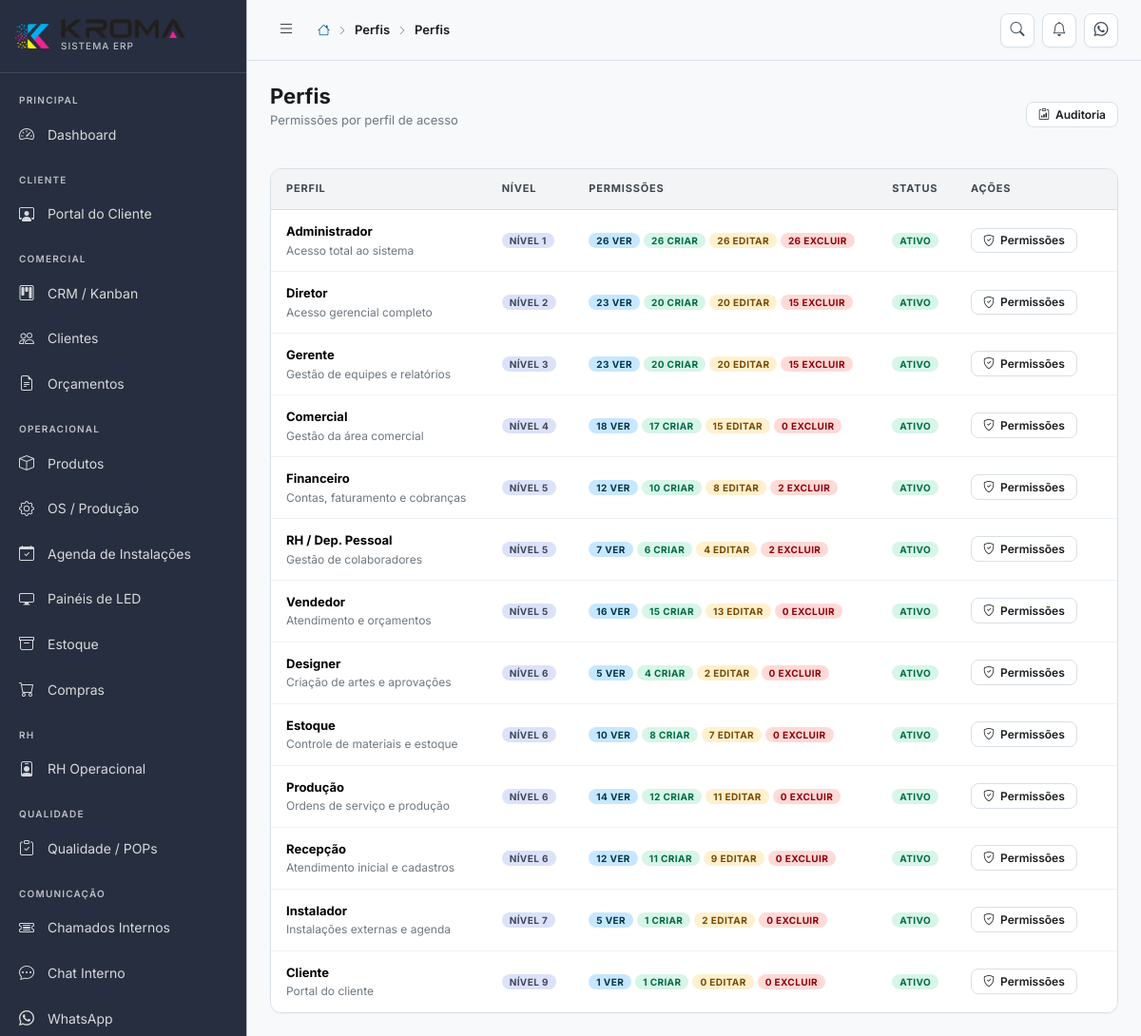
/perfis (signed in), run on the app's committed database.
### tables this page shows
CREATE TABLE IF NOT EXISTS perfis (
    id          INT UNSIGNED AUTO_INCREMENT PRIMARY KEY,
    nome        VARCHAR(50) NOT NULL UNIQUE,
    label       VARCHAR(100) NOT NULL,
    descricao   TEXT,
    nivel       TINYINT DEFAULT 5 COMMENT 'Nível hierárquico: 1=mais alto',
    ativo       TINYINT(1) DEFAULT 1,
    created_at  DATETIME DEFAULT CURRENT_TIMESTAMP
);

### index.php (called while the page is built, shortened)
<?php
require_once CONFIG_PATH . '/database.php';
require_once APP_PATH . '/Services/Router.php';
$router = new App\Services\Router();
$router->dispatch();

### config/database.php (called while the page is built, shortened)
<?php
class Database
{
    private static ?PDO $instance = null;
    public static function getInstance(): PDO
    {
        if (self::$instance === null) {
            try {
                $dsn = sprintf(
                    'mysql:host=%s;port=%s;dbname=%s;charset=%s',
                    DB_HOST, DB_PORT, DB_NAME, DB_CHARSET
                );
                self::$instance = new PDO($dsn, DB_USER, DB_PASS, [
                    PDO::ATTR_ERRMODE            => PDO::ERRMODE_EXCEPTION,
                    PDO::ATTR_DEFAULT_FETCH_MODE => PDO::FETCH_ASSOC,
                    PDO::ATTR_EMULATE_PREPARES   => false,
                    PDO::MYSQL_ATTR_INIT_COMMAND => "SET NAMES utf8mb4 COLLATE utf8mb4_unicode_ci",
                ]);
            } catch (PDOException $e) {
                if (APP_ENV === 'development') {
                    die('Erro de conexão com banco de dados: ' . $e->getMessage());
                } else {
                    die('Erro interno do sistema. Tente novamente mais tarde.');
                }
            }
        }
        return self::$instance;
    }
}
function db(): PDO
{
    return Database::getInstance();
}

### app/Views/perfis/index.php (the view, shortened to what this page needs)
<div class="table-wrapper">
    <table class="table">
        <thead>
            <tr>
                <th>Perfil</th>
                <th>Nível</th>
                <th>Permissões</th>
                <th>Status</th>
                <th width="170">Ações</th>
            </tr>
        </thead>
        <tbody>
            <?php foreach ($perfis as $perfil): ?>
            <tr>
                <td>
                    <div style="font-weight:700"><?= htmlspecialchars($perfil['label']) ?></div>
                    <div style="font-size:12px;color:var(--text-muted)"><?= htmlspecialchars($perfil['descricao'] ?? '') ?></div>
                </td>
                <td><span class="badge badge-info">Nível <?= (int)$perfil['nivel'] ?></span></td>
                <td>
                    <div class="d-flex flex-wrap gap-1">
                        <span class="badge badge-primary"><?= (int)$perfil['total_ver'] ?> ver</span>
                        <span class="badge badge-success"><?= (int)$perfil['total_criar'] ?> criar</span>
                        <span class="badge badge-warning"><?= (int)$perfil['total_editar'] ?> editar</span>
                        <span class="badge badge-danger"><?= (int)$perfil['total_excluir'] ?> excluir</span>
                    </div>
                </td>
                <td>
                    <span class="badge <?= $perfil['ativo'] ? 'badge-success' : 'badge-secondary' ?>">
                        <?= $perfil['ativo'] ? 'Ativo' : 'Inativo' ?>
                    </span>
                </td>
                <td>
                    <a class="btn btn-secondary btn-sm" href="<?= APP_URL ?>/perfis/<?= $perfil['id'] ?>/permissoes">
                        <i class="bi bi-shield-check"></i> Permissões
                    </a>
                </td>
            </tr>
            <?php endforeach; ?>
        </tbody>
    </table>
</div>

### app/Services/Router.php (shortened to what this page needs)
<?php
class Router
{
    private array $routes = [];
    private string $basePath = '';
    public function __construct()
    {
        $scriptDir = dirname($_SERVER['SCRIPT_NAME']);
        $this->basePath = rtrim($scriptDir, '/');
    }
    private function addRoute(string $method, string $path, $handler): void
    {
        $this->routes[] = [
            'method'  => $method,
            'path'    => $path,
            'handler' => $handler,
        ];
    }
    public function dispatch(): void
    {
        $method = $_SERVER['REQUEST_METHOD'];
        $uri    = $_SERVER['REQUEST_URI'];
        $uri = '/' . ltrim(substr($uri, strlen($this->basePath)), '/');
        $uri = rtrim($uri, '/') ?: '/';
        foreach ($this->routes as $route) {
            if ($route['method'] !== $method) continue;
            $pattern = $this->pathToRegex($route['path']);
            if (preg_match($pattern, $uri, $matches)) {
                $params = array_filter($matches, 'is_string', ARRAY_FILTER_USE_KEY);
                $this->callHandler($route['handler'], $params);
                return;
            }
        }
    }
    private function pathToRegex(string $path): string
    {
        $pattern = preg_replace('/\/:([^\/]+)/', '/(?P<$1>[^/]+)', $path);
        return '#^' . $pattern . '$#';
    }
    private function callHandler($handler, array $params): void
    {
        if (is_string($handler) && strpos($handler, '@') !== false) {
            [$class, $method] = explode('@', $handler);
            $controller = new $fullClass();
            call_user_func_array([$controller, $method], $params);
            return;
        }
    }
}

### data on the page
perfis: label "Administrador", descricao "Acesso total ao sistema", nivel "1", total_ver "26", total_criar "26", total_editar "26", total_excluir "26", ativo "ATIVO"
perfis: label "Diretor", descricao "Acesso gerencial completo", nivel "2", total_ver "23", total_criar "20", total_editar "20", total_excluir "15", ativo "ATIVO"
perfis: label "Gerente", descricao "Gestão de equipes e relatórios", nivel "3", total_ver "23", total_criar "20", total_editar "20", total_excluir "15", ativo "ATIVO"
perfis: label "Comercial", descricao "Gestão da área comercial", nivel "4", total_ver "18", total_criar "17", total_editar "15", total_excluir "0", ativo "ATIVO"
perfis: label "Financeiro", descricao "Contas, faturamento e cobranças", nivel "5", total_ver "12", total_criar "10", total_editar "8", total_excluir "2", ativo "ATIVO"
perfis: label "RH / Dep. Pessoal", descricao "Gestão de colaboradores", nivel "5", total_ver "7", total_criar "6", total_editar "4", total_excluir "2", ativo "ATIVO"
perfis: label "Vendedor", descricao "Atendimento e orçamentos", nivel "5", total_ver "16", total_criar "15", total_editar "13", total_excluir "0", ativo "ATIVO"
perfis: label "Designer", descricao "Criação de artes e aprovações", nivel "6", total_ver "5", total_criar "4", total_editar "2", total_excluir "0", ativo "ATIVO"
perfis: label "Estoque", descricao "Controle de materiais e estoque", nivel "6", total_ver "10", total_criar "8", total_editar "7", total_excluir "0", ativo "ATIVO"
perfis: label "Produção", descricao "Ordens de serviço e produção", nivel "6", total_ver "14", total_criar "12", total_editar "11", total_excluir "0", ativo "ATIVO"
perfis: label "Recepção", descricao "Atendimento inicial e cadastros", nivel "6", total_ver "12", total_criar "11", total_editar "9", total_excluir "0", ativo "ATIVO"
perfis: label "Instalador", descricao "Instalações externas e agenda", nivel "7", total_ver "5", total_criar "1", total_editar "2", total_excluir "0", ativo "ATIVO"
perfis: label "Cliente", descricao "Portal do cliente", nivel "9", total_ver "1", total_criar "1", total_editar "0", total_excluir "0", ativo "ATIVO"

### other printed values
$crumb['label'] "Perfis"
